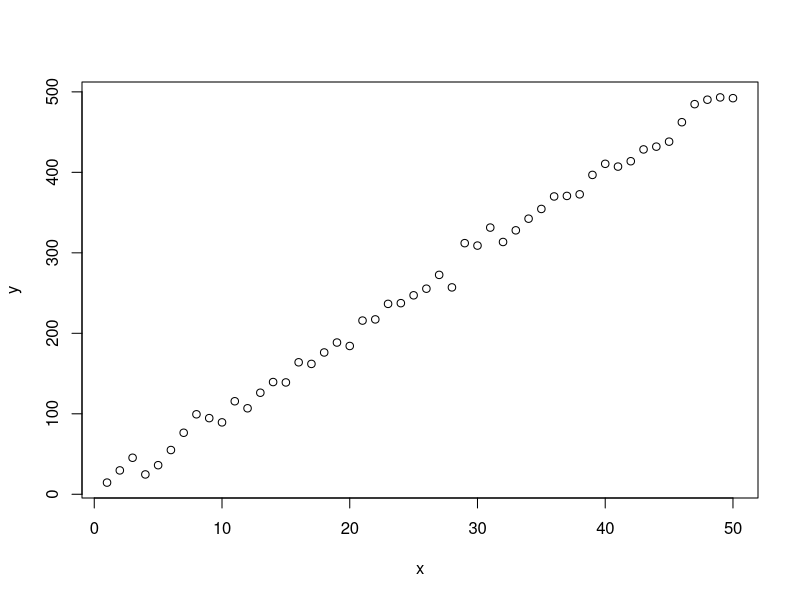

This figure's R source:
## ---- chunk 1
n = 50                       # sample size
x = 1:n               
y = 10*x + rnorm(n, 0, 10)   # straight line plus some noise
n
## ---- chunk 2
library(kableExtra)
library(dplyr)
library(xtable)
## ---- chunk 3
data = tbl_df(cbind(x, y))
data
## ---- chunk 4
kable(data[1:10,],
      caption = "The first rows of my data.") %>%
    kable_styling(latex_options = "h")    
## ---- chunk 5
kable(data[1:10,],
      caption = "The first rows of my data, with better formatting.",
      booktabs = TRUE) %>%
    kable_styling(latex_options = c("striped", "h"))
## ---- chunk 6
plot(x, y)
## ---- chunk 7
fit = lm(y~x)
print(summary(fit))
## ---- chunk 8
kable(coefficients(summary(fit)),
      caption = "Linear regression fit.",
      booktabs = TRUE) %>%
    kable_styling(latex_options = "h")    
## ---- chunk 9
knitr::opts_chunk$set(
  collapse = TRUE,
  warning = FALSE,
  message = FALSE,
  comment = "#>",
  fig.path = "knitr-figs/",
  cache.path = if (knitr:::is_latex_output()) "knitr-cache-tex/" else "knitr-cache-docx/",
  fig.asp = 0.618,
  fig.width = 9,
  out.width = "6in",
  echo = FALSE,
  autodep = TRUE,
  cache = TRUE,
  cache.comments = FALSE,
  dev = if (knitr:::is_latex_output()) "png" else "png",
  dpi = 200,
  fig.align = "center",
  fig.pos = "htb"
)
